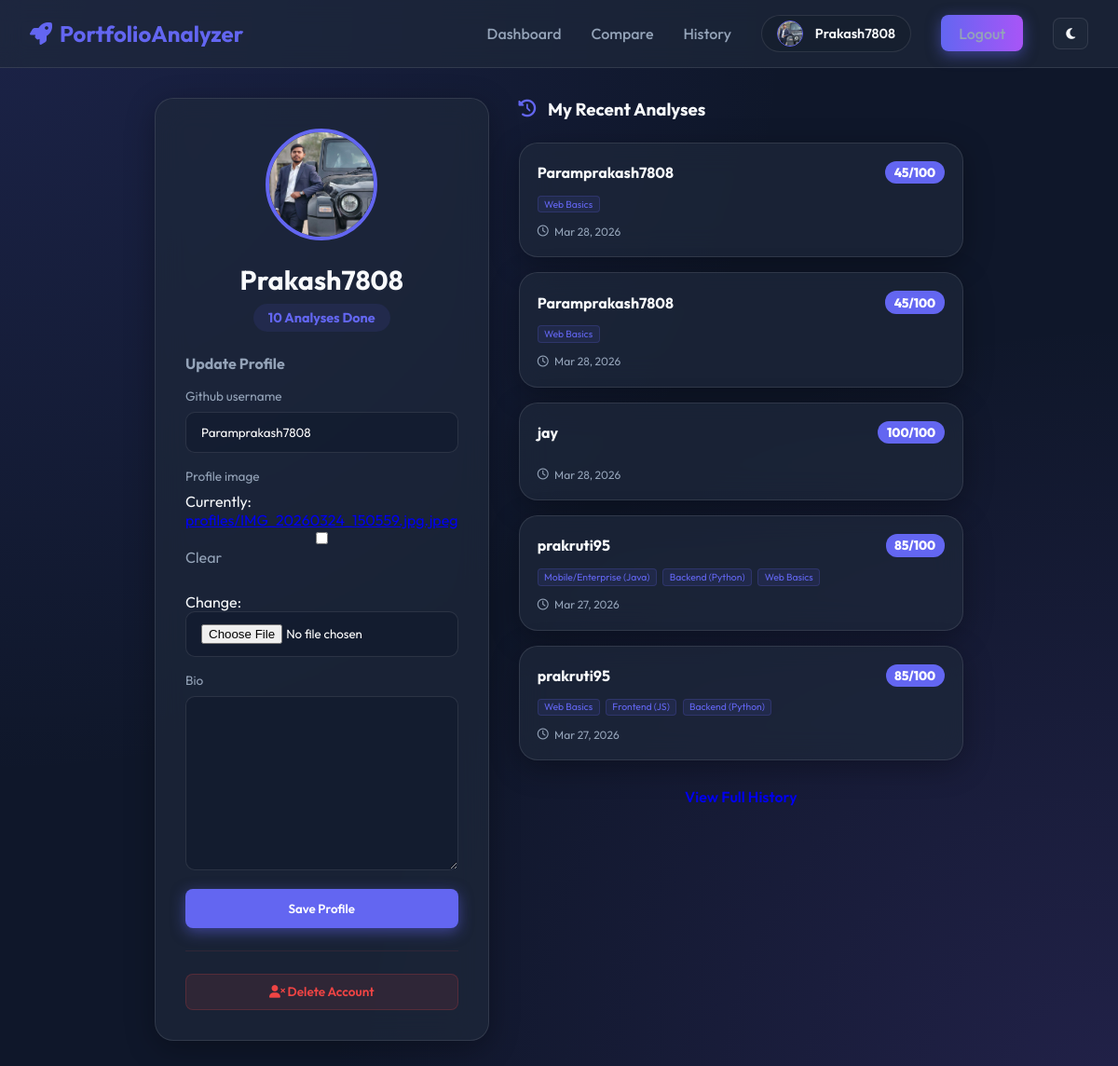
Page /users/profile/ (signed in) on the earlier database version.
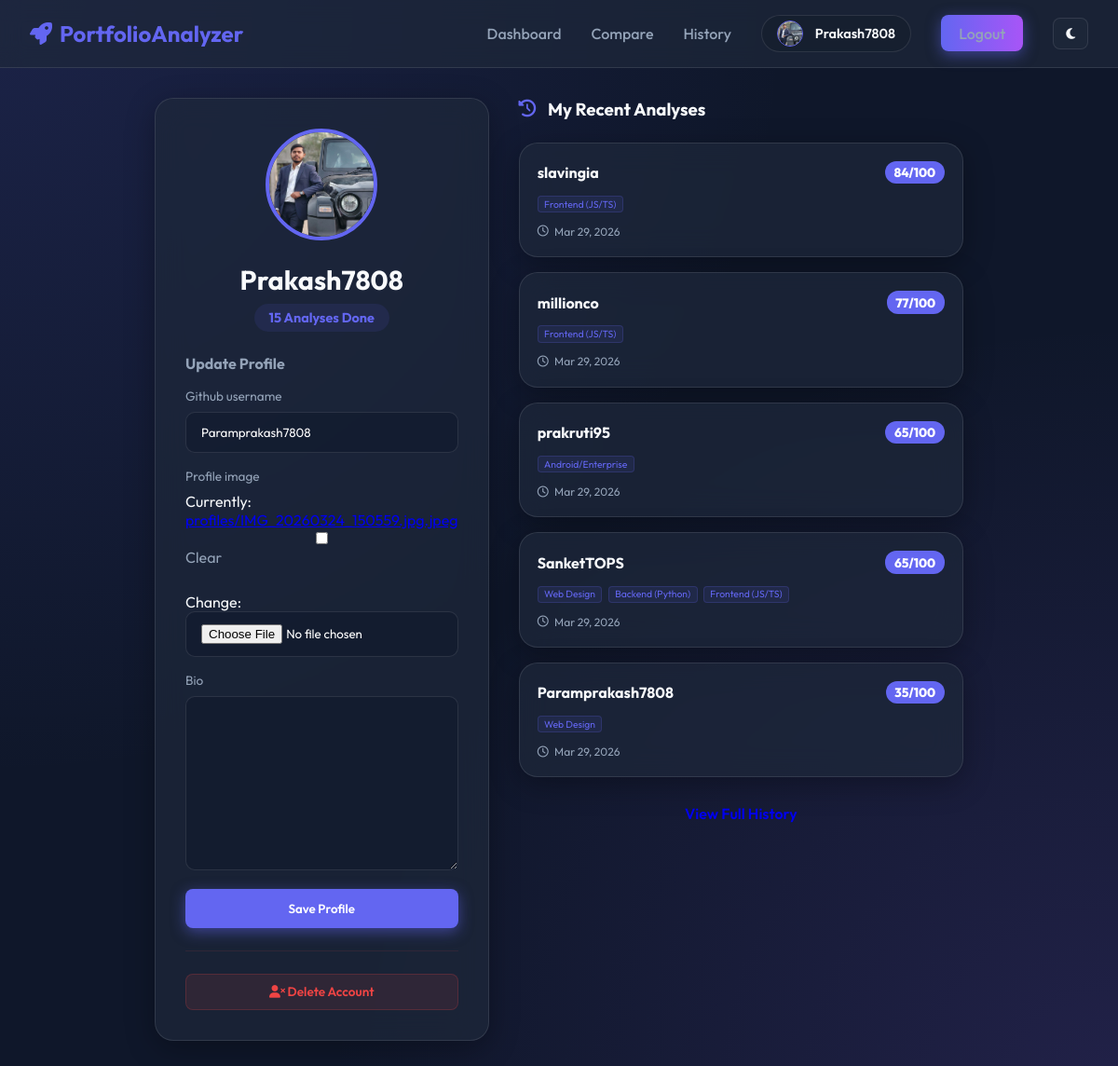
Same page on the later database version.
### users/models.py (models this page shows, shortened)
class Profile(models.Model):
    user = models.OneToOneField(User, on_delete=models.CASCADE)
    github_username = models.CharField(max_length=100, blank=True, null=True)
    profile_image = models.ImageField(upload_to='profiles/', blank=True, null=True)
    bio = models.TextField(blank=True, null=True)
    is_blocked = models.BooleanField(default=False)

### analyzer/models.py (models this page shows, shortened)
class AnalysisReport(models.Model):
    id = models.UUIDField(primary_key=True, default=uuid.uuid4, editable=False)
    user = models.ForeignKey(User, on_delete=models.CASCADE, related_name='analyses', null=True, blank=True)
    github_username = models.CharField(max_length=100)
    total_repos = models.IntegerField(default=0)
    total_stars = models.IntegerField(default=0)
    languages = models.JSONField(default=dict)
    account_age_years = models.DecimalField(max_digits=5, decimal_places=2, null=True, blank=True)
    score = models.IntegerField(default=0)
    is_public = models.BooleanField(default=True)
    skills = models.JSONField(default=list)
    weaknesses = models.JSONField(default=list)
    suggestions = models.JSONField(default=list)
    created_at = models.DateTimeField(auto_now_add=True)

### users/views.py (the view)
# urls.py: path('profile/', views.profile, name='profile'),
@login_required
def profile(request):
    from analyzer.models import AnalysisReport
    user_reports = AnalysisReport.objects.filter(user=request.user).order_by('-created_at')[:5]
    total_reports = AnalysisReport.objects.filter(user=request.user).count()
    if request.method == 'POST':
        p_form = ProfileUpdateForm(request.POST, request.FILES, instance=request.user.profile)
        if p_form.is_valid():
            p_form.save()
            messages.success(request, f'Your profile has been updated!')
            return redirect('profile')
    else:
        p_form = ProfileUpdateForm(instance=request.user.profile)
    context = {
        'p_form': p_form,
        'user_reports': user_reports,
        'total_reports': total_reports
    }
    return render(request, 'users/profile.html', context)

### users/forms.py
class ProfileUpdateForm(forms.ModelForm):
    class Meta:
        model = Profile
        fields = ['github_username', 'profile_image', 'bio']

### templates/users/profile.html (shortened to what the changed rows need)
{% extends 'base.html' %}
{% block content %}
<div class="container" style="max-width: 900px;">
    <div style="display: grid; grid-template-columns: 1fr 2fr; gap: 2rem;">
        <div>
            <div class="glass-card" style="text-align: center; margin-bottom: 2rem;">
                <div style="width: 120px; height: 120px; border-radius: 50%; border: 4px solid var(--primary); overflow: hidden; margin: 0 auto 1.5rem; background: #1e293b; display: flex; align-items: center; justify-content: center;">
                    {% if user.profile.profile_image %}
                        <img src="{{ user.profile.profile_image.url }}" alt="Profile" style="width: 100%; height: 100%; object-fit: cover;">
                    {% else %}
                        <i class="fas fa-user-circle" style="font-size: 80px; color: var(--text-dim);"></i>
                    {% endif %}
                </div>
                <h2 style="font-size: 1.8rem; margin-bottom: 0.5rem;">{{ user.username }}</h2>
                <div style="background: rgba(99, 102, 241, 0.1); color: var(--primary); padding: 0.4rem 1rem; border-radius: 20px; display: inline-block; font-weight: 700; font-size: 0.9rem; margin-bottom: 1.5rem;">
                    {{ total_reports }} Analyses Done
                </div>
                <h4 style="color: var(--text-dim); margin-bottom: 1rem; text-align: left; font-size: 1rem;">Update Profile</h4>
                <form method="POST" enctype="multipart/form-data" style="text-align: left;">
                    {% for field in p_form %}
                        <div class="form-group" style="margin-bottom: 1rem;">
                            <label style="font-size: 0.85rem;">{{ field.label }}</label>
                            <div class="custom-input">
                                {{ field }}
                            </div>
                        </div>
                    {% endfor %}
                    <button type="submit" class="btn btn-primary" style="width: 100%; padding: 0.8rem;">Save Profile</button>
                </form>
                <div style="margin-top: 1.5rem; border-top: 1px solid rgba(239, 68, 68, 0.1); padding-top: 1.5rem;">
                    <button onclick="openDeleteAccountModal()" class="btn" style="background: rgba(239, 68, 68, 0.1); color: #ef4444; width: 100%; border: 1px solid rgba(239, 68, 68, 0.2); font-size: 0.85rem;">
                    </button>
                </div>
            </div>
        </div>
        <div>
            {% if user_reports %}
                <div style="display: flex; flex-direction: column; gap: 1rem;">
                    {% for report in user_reports %}
                        <a href="{% url 'analysis_result' report.id %}" style="text-decoration: none; color: inherit;">
                            <div class="glass-card" style="padding: 1.2rem; transition: 0.3s; border: 1px solid var(--glass-border);" onmouseover="this.style.border='1px solid var(--primary)'" onmouseout="this.style.border='1px solid var(--glass-border)'">
                                <div style="display: flex; justify-content: space-between; align-items: center; margin-bottom: 0.8rem;">
                                    <span style="font-weight: 700;">{{ report.github_username }}</span>
                                    <div style="background: var(--primary); color: white; padding: 0.2rem 0.6rem; border-radius: 12px; font-size: 0.85rem; font-weight: 800;">
                                        {{ report.score }}/100
                                    </div>
                                </div>
                                <div style="display: flex; gap: 0.4rem; flex-wrap: wrap; margin-bottom: 0.8rem;">
                                    {% for skill in report.skills|slice:":3" %}
                                        <span style="font-size: 0.65rem; background: rgba(99, 102, 241, 0.1); color: var(--primary); padding: 0.1rem 0.4rem; border-radius: 4px; border: 1px solid rgba(99, 102, 241, 0.2);">
                                            {{ skill }}
                                        </span>
                                    {% endfor %}
                                </div>
                                <div style="font-size: 0.75rem; color: var(--text-dim); display: flex; align-items: center; gap: 0.4rem;">
                                    <i class="far fa-clock"></i> {{ report.created_at|date:"M d, Y" }}
                                </div>
                            </div>
                        </a>
                    {% endfor %}
                </div>
            {% else %}
                <div class="glass-card" style="text-align: center; padding: 3rem;">
                    <i class="fas fa-ghost" style="font-size: 2.5rem; color: var(--text-dim); margin-bottom: 1rem;"></i>
                    <p style="color: var(--text-dim);">No analyses yet. Start exploring!</p>
                </div>
            {% endif %}
        </div>
    </div>
</div>
{% endblock %}

Differences in the rows shown:
no longer on this page (row unchanged): AnalysisReport: github_username "Paramprakash7808", score "45", skills "Web Basics", created_at "Mar 28, 2026"
no longer on this page (row unchanged): AnalysisReport: github_username "Paramprakash7808", score "45", skills "Web Basics", created_at "Mar 28, 2026"
no longer on this page (row unchanged): AnalysisReport: github_username "jay", score "100", created_at "Mar 28, 2026"
no longer on this page (row unchanged): AnalysisReport: github_username "prakruti95", score "85", skills "Mobile/Enterprise (Java)" "Backend (Python)" "Web Basics", created_at "Mar 27, 2026"
no longer on this page (row unchanged): AnalysisReport: github_username "prakruti95", score "85", skills "Web Basics" "Frontend (JS)" "Backend (Python)", created_at "Mar 27, 2026"
added AnalysisReport: github_username "slavingia", score "84", skills "Frontend (JS/TS)", created_at "Mar 29, 2026"
added AnalysisReport: github_username "millionco", score "77", skills "Frontend (JS/TS)", created_at "Mar 29, 2026"
added AnalysisReport: github_username "prakruti95", score "65", skills "Android/Enterprise", created_at "Mar 29, 2026"
added AnalysisReport: github_username "SanketTOPS", score "65", skills "Web Design" "Backend (Python)" "Frontend (JS/TS)", created_at "Mar 29, 2026"
added AnalysisReport: github_username "Paramprakash7808", score "35", skills "Web Design", created_at "Mar 29, 2026"
Other differences:
{{ total_reports }}: "10" → "15"
